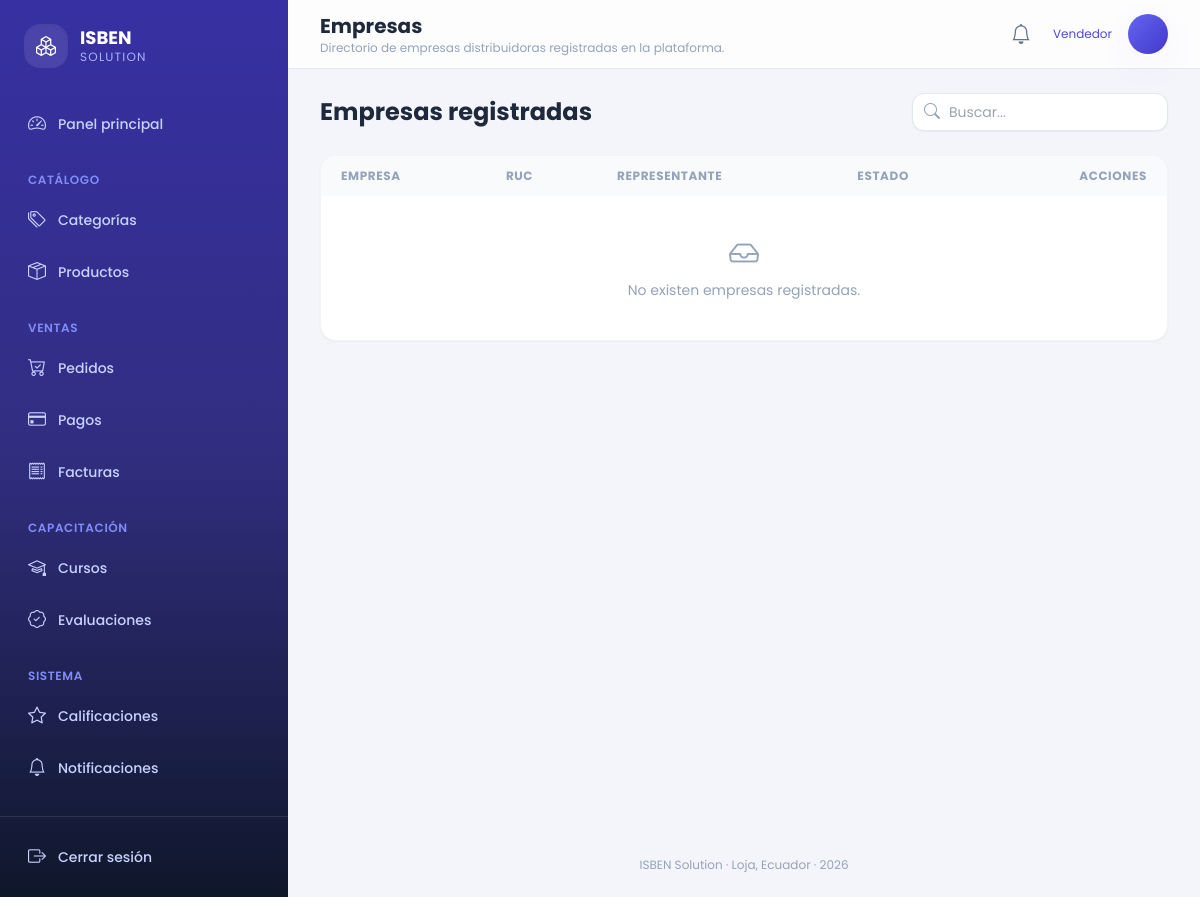
The app's page /empresas/ (signed in), older data.
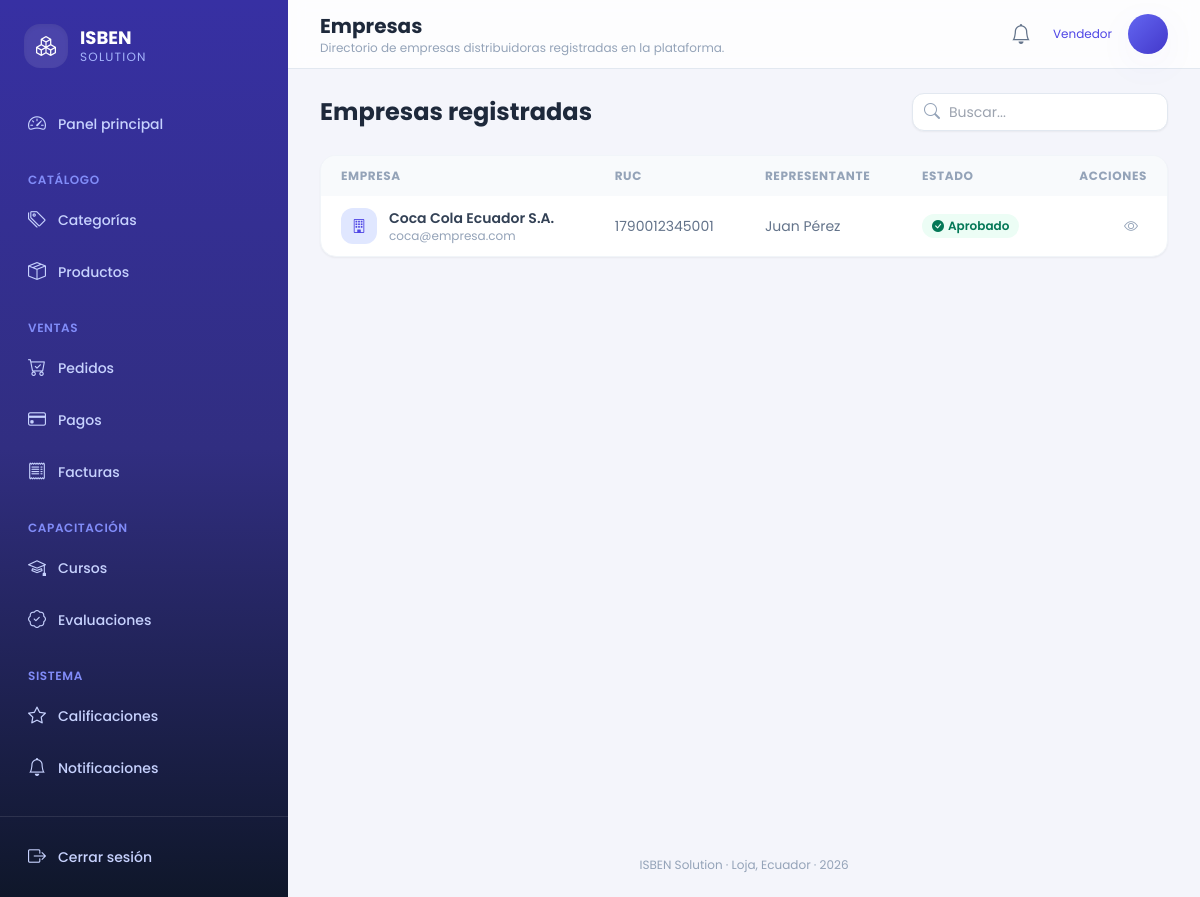
The same page, newer data.
### core/models.py (models this page shows, shortened)
class Empresa(models.Model):
    usuario             = models.OneToOneField(Usuario, on_delete=models.CASCADE,
                                               related_name='empresa')
    ruc                 = models.CharField(max_length=13, unique=True)
    razon_social        = models.CharField(max_length=200)
    representante_legal = models.CharField(max_length=200)
    direccion           = models.TextField()
    logo_url            = models.URLField(blank=True)
    estado              = models.CharField(max_length=20, choices=ESTADO_APROBACION,
                                           default='pendiente')
    fecha_verificacion  = models.DateTimeField(null=True, blank=True)
    class Meta:
        verbose_name = 'Empresa'
        verbose_name_plural = 'Empresas'

class Usuario(AbstractUser):
    email    = models.EmailField(unique=True)
    telefono = models.CharField(max_length=20, blank=True)
    rol      = models.CharField(max_length=20, choices=ROL_USUARIO)
    fecha_actualizacion = models.DateTimeField(auto_now=True)
    REQUIRED_FIELDS = ['email', 'rol']
    class Meta:
        verbose_name = 'Usuario'
        verbose_name_plural = 'Usuarios'

### core/views.py (the view)
# urls.py: path('empresas/', views.lista_empresas, name='lista_empresas'),
@login_required
def lista_empresas(request):
    empresas = Empresa.objects.select_related('usuario').order_by('razon_social')
    q = request.GET.get('q', '').strip()
    if q:
        empresas = empresas.filter(Q(razon_social__icontains=q) | Q(ruc__icontains=q))
    return render(request, 'core/empresas/lista.html', {'empresas': _paginar(request, empresas)})

### core/context_processors.py (called while the page is built)
def notificaciones(request):
    if request.user.is_authenticated:
        return {
            'notificaciones_no_leidas_global': request.user.notificaciones.filter(leida=False).count(),
        }
    return {}

### core/views.py (called while the page is built)
def _paginar(request, queryset, por_pagina=10):
    return Paginator(queryset, por_pagina).get_page(request.GET.get('page'))

### core/templates/core/empresas/lista.html (shortened to what this page needs)
{% extends 'core/master.html' %}
{% block header_title %}Empresas{% endblock %}
{% block header_subtitle %}Directorio de empresas distribuidoras registradas en la plataforma.{% endblock %}
{% block content %}
{% include 'core/partials/_encabezado.html' with titulo='Empresas registradas' buscador=True url_crear=empresa_url_crear texto_boton='Nueva empresa' %}
<div class="overflow-hidden rounded-2xl border border-slate-100 bg-white shadow-sm">
  <div class="overflow-x-auto">
    <table class="w-full text-left text-sm">
      <thead class="bg-slate-50 text-xs uppercase tracking-wider text-slate-400">
        <tr>
          <th class="px-5 py-3">Empresa</th>
          <th class="px-5 py-3">RUC</th>
          <th class="px-5 py-3">Representante</th>
          <th class="px-5 py-3">Estado</th>
          <th class="px-5 py-3 text-right">Acciones</th>
        </tr>
      </thead>
      <tbody class="divide-y divide-slate-100">
        {% for empresa in empresas %}
        <tr class="transition hover:bg-brand-50/40">
          <td class="px-5 py-3">
            <div class="flex items-center gap-3">
              <div class="grid h-9 w-9 place-items-center rounded-xl bg-brand-100 text-brand-600"><i class="bi bi-building"></i></div>
              <div>
                <p class="font-semibold text-slate-700">{{ empresa.razon_social }}</p>
                <p class="text-xs text-slate-400">{{ empresa.usuario.email }}</p>
              </div>
            </div>
          </td>
          <td class="px-5 py-3 text-slate-500">{{ empresa.ruc }}</td>
          <td class="px-5 py-3 text-slate-500">{{ empresa.representante_legal }}</td>
          <td class="px-5 py-3">
            {% include 'core/partials/_badge_estado.html' with estado=empresa.estado %}
          </td>
          <td class="px-5 py-3">
            <div class="flex justify-end gap-2">
              <a href="{% url 'detalle_empresa' empresa.pk %}" class="grid h-8 w-8 place-items-center rounded-lg text-slate-400 hover:bg-slate-100 hover:text-brand-600" title="Ver"><i class="bi bi-eye"></i></a>
            </div>
          </td>
        </tr>
        {% empty %}
        <tr><td colspan="5" class="px-5 py-10 text-center text-slate-400">
          <i class="bi bi-inbox mb-2 block text-3xl"></i> No existen empresas registradas.
        </td></tr>
        {% endfor %}
      </tbody>
    </table>
  </div>
</div>
{% endblock %}

### core/templates/core/partials/_badge_estado.html
{% if estado == 'aprobado' or estado == 'activa' or estado == 'validado' or estado == 'pagada' or estado == 'entregado' or estado == 'confirmado' or estado == 'AUTORIZADO' %}
<span class="inline-flex items-center gap-1 rounded-full bg-emerald-50 px-2.5 py-1 text-xs font-semibold text-emerald-700"><i class="bi bi-check-circle-fill"></i> {{ estado|title }}</span>
{% elif estado == 'pendiente' or estado == 'creado' %}
<span class="inline-flex items-center gap-1 rounded-full bg-amber-50 px-2.5 py-1 text-xs font-semibold text-amber-700"><i class="bi bi-hourglass-split"></i> {{ estado|title }}</span>
{% elif estado == 'rechazado' or estado == 'cancelado' or estado == 'bloqueado' or estado == 'anulada' or estado == 'vencida' %}
<span class="inline-flex items-center gap-1 rounded-full bg-rose-50 px-2.5 py-1 text-xs font-semibold text-rose-700"><i class="bi bi-x-circle-fill"></i> {{ estado|title }}</span>
{% elif estado == 'despachado' %}
<span class="inline-flex items-center gap-1 rounded-full bg-brand-50 px-2.5 py-1 text-xs font-semibold text-brand-700"><i class="bi bi-truck"></i> {{ estado|title }}</span>
{% else %}
<span class="inline-flex items-center gap-1 rounded-full bg-slate-100 px-2.5 py-1 text-xs font-semibold text-slate-600">{{ estado|default:"—"|title }}</span>
{% endif %}

Row changes from the older to the newer data that the page shows:
added Empresa: razon_social "Coca Cola Ecuador S.A.", usuario.email "coca@empresa.com", ruc "1790012345001", representante_legal "Juan Pérez", estado "Aprobado"
Text that changed along with them:
text no longer shown: "No existen empresas registradas."
